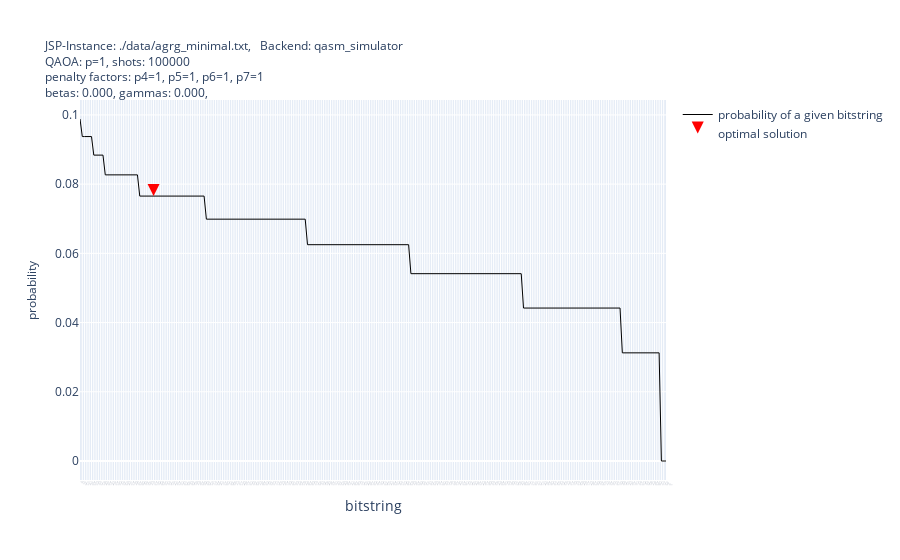

The notebook cell this image was saved under:
### Markdown cell above
-----
### 📉 Plot the sampled results and optimal solutions

### Code cell
df_to_be_ploted = df_further_info_with_probabilities_sorted

#%%
fig = go.Figure()
fig.add_trace(go.Scatter(
    x=df_to_be_ploted['bitstring'],
    y=df_to_be_ploted["probability"],
    line_color="black",
    line_width=1.0,
    name=f"probability of a given bitstring"
))
fig.add_trace(go.Scatter(
    x=df_to_be_ploted[df_to_be_ploted["is_optimal"]]['bitstring'],
    y=df_to_be_ploted[df_to_be_ploted["is_optimal"]]["probability"],
    mode="markers",
    marker_symbol="arrow-down",
    marker_size=12,
    marker_color="red",
    name="optimal solution"
))
fig.update_xaxes(
    tickfont_size=1,
    title='bitstring'
)
fig.update_yaxes(
    title="probability",
    title_font_size=12,
    
)
title_betas = "".join([f"{beta:.3f}, " for beta in betas])
title_gammas = "".join([f"{gamma:.3f}, " for gamma in gammas])
fig.update_layout(
    title=f"JSP-Instance: {jsp_filepath}, \t Backend: {backend}<br>" \
    f"" \
    f"QAOA: p={qaoa_reps}, shots: {number_of_shots}<br>" \
    f"penalty factors: p4={p4}, p5={p5}, p6={p6}, p7={p7} <br>" \
        + "betas: " + title_betas + "gammas: " + title_gammas,
    title_font_size=12
)

### Figure 1 — Plotly figure (JSON) as saved in the notebook; plotly's stock layout.template omitted (floating-point values rounded to 4 significant figures; data arrays with more than 128 entries replaced by an {"elided": "..."} marker saying what was removed)
{"data": [{"line": {"color": "black", "width": 1}, "name": "probability of a given bitstring", "type": "scatter", "x": {"elided": "256 str values"}, "y": {"elided": "256 float values"}}, {"marker": {"color": "red", "size": 12, "symbol": "arrow-down"}, "mode": "markers", "name": "optimal solution", "type": "scatter", "x": ["00111111"], "y": [0.07655]}], "layout": {"title": {"font": {"size": 12}, "text": "JSP-Instance: ./data/agrg_minimal.txt, \t Backend: qasm_simulator<br>QAOA: p=1, shots: 100000<br>penalty factors: p4=1, p5=1, p6=1, p7=1 <br>betas: 0.000, gammas: 0.000, "}, "xaxis": {"tickfont": {"size": 1}, "title": {"text": "bitstring"}}, "yaxis": {"title": {"font": {"size": 12}, "text": "probability"}}}}
